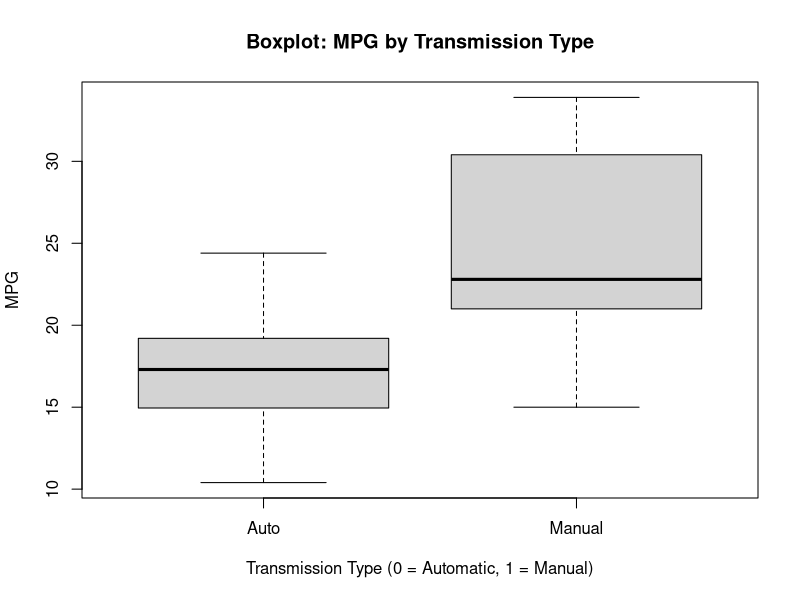
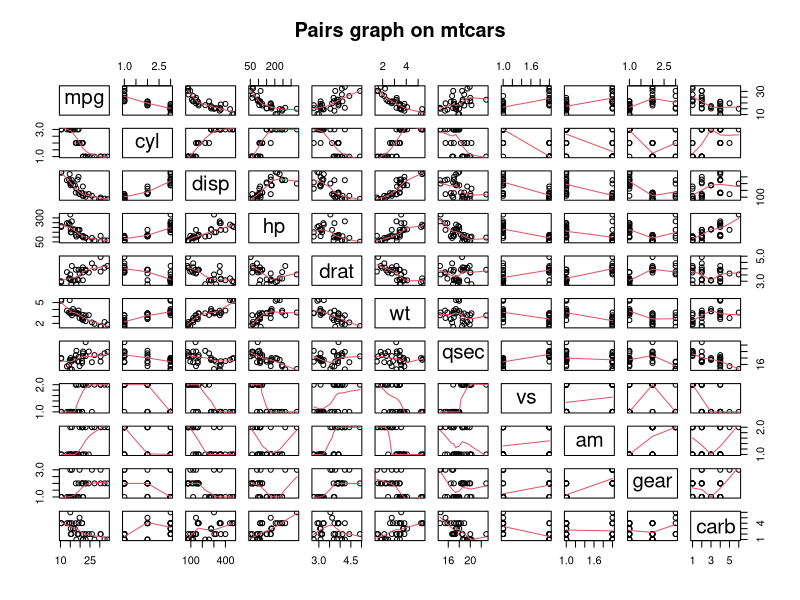
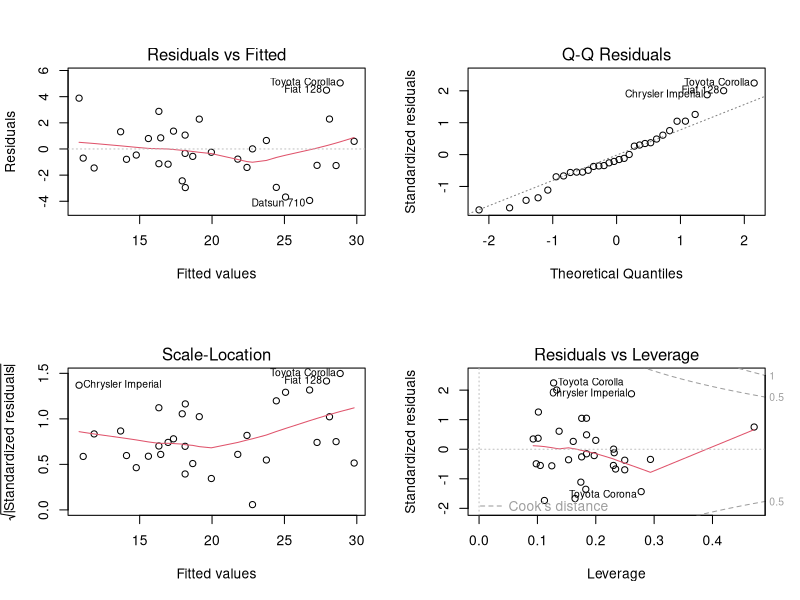

Write the R code that produced these figures, in order.
## ---- chunk 1
knitr::opts_chunk$set(echo = TRUE)
## ---- chunk 2
library(ggplot2)
data(mtcars) # loading the data
head(mtcars, n=5) # first look at the data 
dim(mtcars) # dimensions are 32 records by 11 variables
mtcars$cyl <- as.factor(mtcars$cyl); mtcars$vs <- as.factor(mtcars$vs)
mtcars$am <- factor(mtcars$am); mtcars$gear <- factor(mtcars$gear)
mtcars$carb <- factor(mtcars$carb)
levels(mtcars$am) <- c("Auto", "Manual") # for easier analysis
## ---- chunk 3
ttest_MPG_AM <- t.test(mtcars$mpg ~ mtcars$am)
ttest_MPG_AM$p.value
## ---- chunk 4
fit_MPG_AM <- lm(mpg ~ am, mtcars)
summary(fit_MPG_AM)$coef
summary(fit_MPG_AM)$r.squared
## ---- chunk 5
fit_MPG_all <- lm(mpg ~ ., mtcars)
summary(fit_MPG_all)
## ---- chunk 6
fit_step <- step(fit_MPG_all,direction="both",trace=FALSE)
summary(fit_step)
## ---- chunk 7
  boxplot(mtcars$mpg ~ mtcars$am, 
          xlab="Transmission Type (0 = Automatic, 1 = Manual)", 
          ylab="MPG",
          main="Boxplot: MPG by Transmission Type")
## ---- chunk 8
pairs(mtcars, panel = panel.smooth, main = "Pairs graph on mtcars")
## ---- chunk 9
par(mfrow = c(2, 2))
plot(fit_step)
